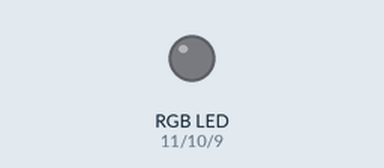
Recording of a sketch running on a simulated Arduino Uno, built with avr-gcc and run on an emulated ATmega328P. On the bench: an RGB LED mixed from three pins (HIGH = lit). Dim RGB values are drawn brighter than linear.

Above: at 0.15 s.
At 9.61 s:
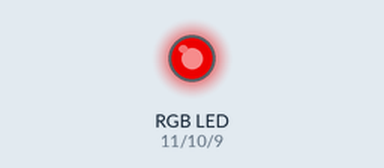
Timing chart, 0 to 9.5 s (numbered marks = the images above):
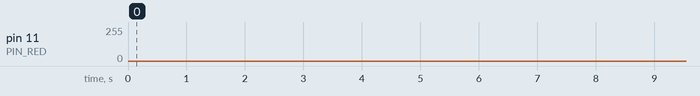

The sketch:

rgb_led.ino
```cpp
#define PIN_RED 11
#define PIN_GREEN 10
#define PIN_BLUE 9

#define DURATION 1

int val;

void setup() {
  pinMode(PIN_RED, OUTPUT);
  pinMode(PIN_GREEN, OUTPUT);
  pinMode(PIN_BLUE, OUTPUT);

  Serial.begin(9600);
}

void loop() {
//  for(val=255; val>0; val--)
//  {
//   analogWrite(PIN_RED, val);
//   analogWrite(PIN_GREEN, 255-val);
//   analogWrite(PIN_BLUE, 128-val);
//   delay(DURATION);
//  }
//
//  for(val=0; val<255; val++)
//  {
//   analogWrite(PIN_RED, val);
//   analogWrite(PIN_GREEN, 255-val);
//   analogWrite(PIN_BLUE, 128-val);
//   delay(DURATION);
//  }

  fade(PIN_RED, DURATION);
  fade(PIN_GREEN, DURATION);
  fade(PIN_BLUE, DURATION);

  //Serial.println(val, DEC);
}

void fade(int pin, int duration) {
  for (int i = 0; i <= 255; i++) {
    analogWrite(pin, i);
    delay(duration);
  }
  for (int i = 255; i >= 0; i--) {
    analogWrite(pin, i);
    delay(duration);
  }

  delay(100);
}
```
